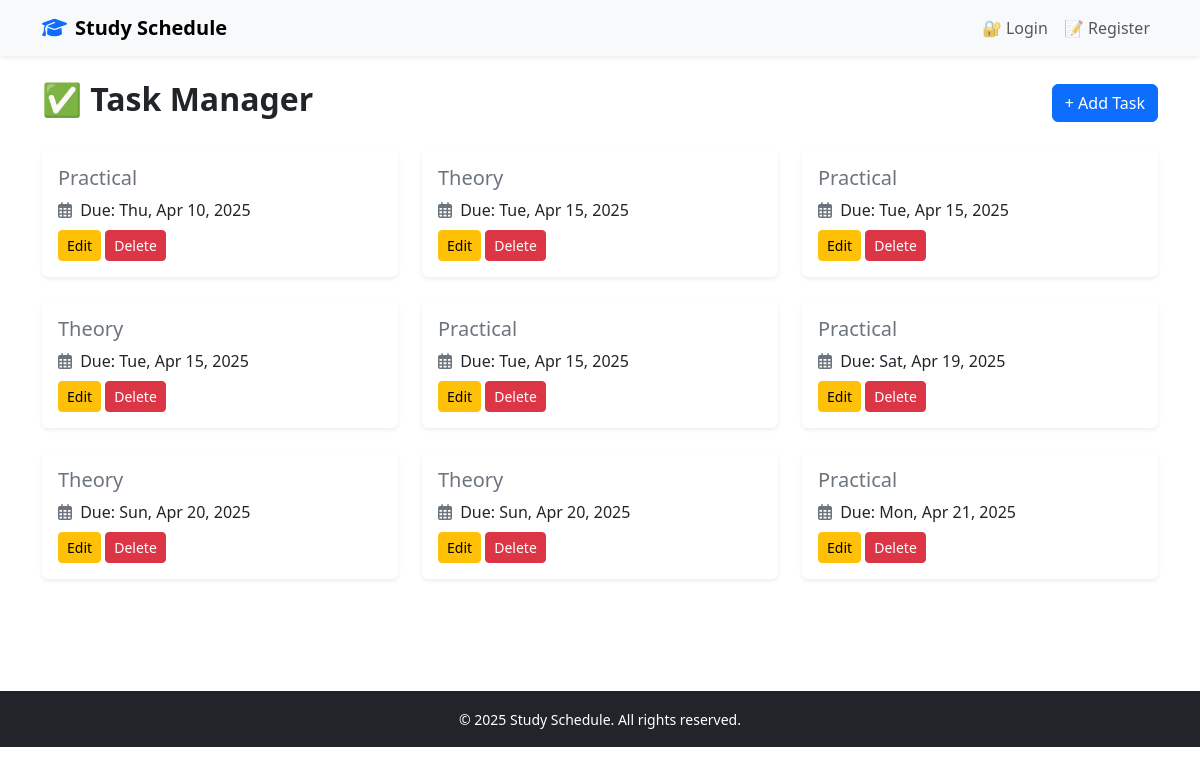
/tasks/, run on the app's committed database.
### scheduler/models.py (models this page shows, shortened)
class Task(models.Model):
    title = models.CharField(max_length=255)
    description = models.TextField(blank=True, null=True)
    due_date = models.DateField()
    completed = models.BooleanField(default=False)
    class Meta:
        ordering = ['due_date']

### scheduler/views.py (the view)
# urls.py: path('tasks/', views.tasks_list, name='tasks'),
def tasks_list(request):
    tasks = Task.objects.all()
    return render(request, 'scheduler/tasks.html', {'tasks': tasks})

### scheduler/templates/scheduler/tasks.html (shortened to what this page needs)
{% extends 'scheduler/base.html' %}
{% block content %}
<div class="d-flex justify-content-between align-items-center mb-4">
  <h2 class="fw-bold">✅ Task Manager</h2>
  <a href="{% url 'add_task' %}" class="btn btn-primary">+ Add Task</a>
</div>
<div class="row">
  {% for task in tasks %}
  <div class="col-md-6 col-lg-4 mb-4">
    <div class="card h-100 shadow-sm border-0 hover-zoom">
      <div class="card-body">
        <h5 class="card-title text-secondary">
          {{ task.title }}
        </h5>
        <p class="card-text mb-2">
          <i class="far fa-calendar-alt me-1 text-secondary"></i>
          Due: {{ task.due_date|date:"D, M j, Y" }}
        </p>
        <a href="{% url 'edit_task' task.pk %}" class="btn btn-warning btn-sm">Edit</a>
        <a href="{% url 'delete_task' task.pk %}" class="btn btn-danger btn-sm" onclick="return confirm('Are you sure you want to delete this task?')">Delete</a>
      </div>
    </div>
  </div>
  {% empty %}
  <div class="col-12 text-center">
    <img src="/static/images/empty-tasks.png" alt="No tasks" style="max-width: 200px;" class="mb-3">
    <p class="text-muted">You're all caught up! No tasks at the moment.</p>
  </div>
  {% endfor %}
</div>
{% endblock %}

### scheduler/templates/scheduler/base.html (style rules this page uses)
body { scroll-behavior: smooth; }

### data on the page
Task: title "Practical", due_date "Thu, Apr 10, 2025"
Task: title "Theory", due_date "Tue, Apr 15, 2025"
Task: title "Practical", due_date "Tue, Apr 15, 2025"
Task: title "Theory", due_date "Tue, Apr 15, 2025"
Task: title "Practical", due_date "Tue, Apr 15, 2025"
Task: title "Practical", due_date "Sat, Apr 19, 2025"
Task: title "Theory", due_date "Sun, Apr 20, 2025"
Task: title "Theory", due_date "Sun, Apr 20, 2025"
Task: title "Practical", due_date "Mon, Apr 21, 2025"
